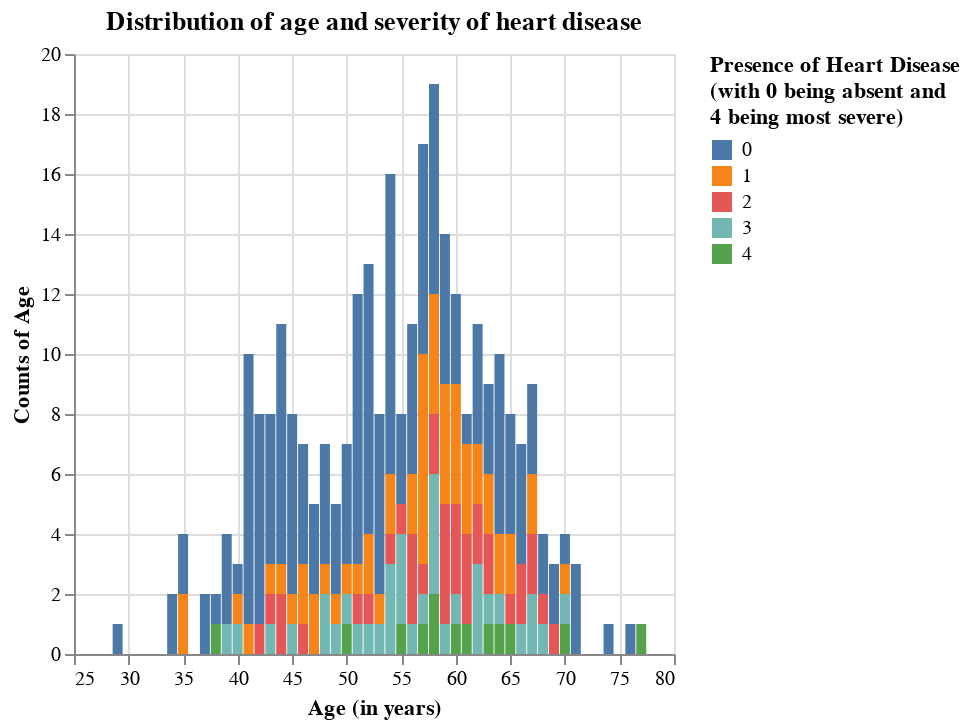

The notebook cell saved with this chart:
### Code cell
# combine X and y
Xy = X.assign(presence_of_heart_disease = y)

age_distribution = alt.Chart(Xy, title = "Distribution of age and severity of heart disease").mark_bar().encode(
    x = alt.X("age").title("Age (in years)"), 
    y = alt.Y("count()").title("Counts of Age"), 
    color = alt.Color("presence_of_heart_disease:N").title(["Presence of Heart Disease",
                                                            "(with 0 being absent and",
                                                            "4 being most severe)"])
)

age_distribution

### Figure 1 — Vega-Lite specification as saved in the notebook (floating-point values rounded to 4 significant figures; data arrays with more than 128 entries replaced by an {"elided": "..."} marker saying what was removed)
{"config": {"view": {"continuousWidth": 300, "continuousHeight": 300}}, "data": {"name": "data-14931e5ef28c78339489c218204aa0ee"}, "mark": {"type": "bar"}, "encoding": {"color": {"field": "presence_of_heart_disease", "title": ["Presence of Heart Disease", "(with 0 being absent and", "4 being most severe)"], "type": "nominal"}, "x": {"field": "age", "title": "Age (in years)", "type": "quantitative"}, "y": {"aggregate": "count", "title": "Counts of Age", "type": "quantitative"}}, "title": "Distribution of age and severity of heart disease", "$schema": "https://vega.github.io/schema/vega-lite/v5.15.1.json", "datasets": {"data-14931e5ef28c78339489c218204aa0ee": {"elided": "303 records"}}}
